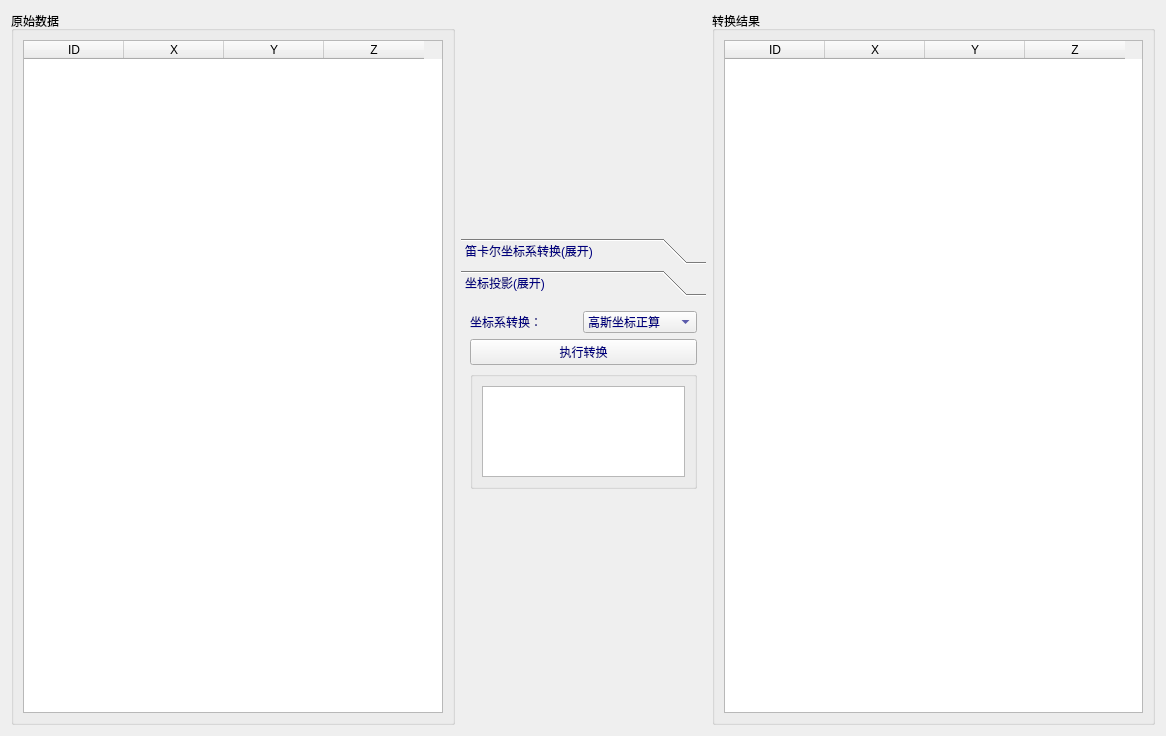
<?xml version="1.0" encoding="UTF-8"?>
<ui version="4.0">
 <class>Form</class>
 <widget class="QWidget" name="Form">
  <property name="geometry">
   <rect>
    <x>0</x>
    <y>0</y>
    <width>1166</width>
    <height>736</height>
   </rect>
  </property>
  <property name="windowTitle">
   <string>Form</string>
  </property>
  <property name="windowIcon">
   <iconset>
    <normaloff>../../source/icon/note.png</normaloff>../../source/icon/note.png</iconset>
  </property>
  <layout class="QHBoxLayout" name="horizontalLayout_3">
   <item>
    <widget class="QGroupBox" name="groupBox">
     <property name="title">
      <string>原始数据</string>
     </property>
     <layout class="QVBoxLayout" name="verticalLayout">
      <item>
       <widget class="QTableWidget" name="tableWidget_sourceCoor">
        <column>
         <property name="text">
          <string>ID</string>
         </property>
        </column>
        <column>
         <property name="text">
          <string>X</string>
         </property>
        </column>
        <column>
         <property name="text">
          <string>Y</string>
         </property>
        </column>
        <column>
         <property name="text">
          <string>Z</string>
         </property>
        </column>
       </widget>
      </item>
     </layout>
    </widget>
   </item>
   <item>
    <widget class="QToolBox" name="toolBox">
     <property name="maximumSize">
      <size>
       <width>245</width>
       <height>260</height>
      </size>
     </property>
     <property name="styleSheet">
      <string notr="true">color: rgb(0, 0, 127);
border-color: rgb(255, 255, 0);</string>
     </property>
     <property name="currentIndex">
      <number>1</number>
     </property>
     <widget class="QWidget" name="page">
      <property name="geometry">
       <rect>
        <x>0</x>
        <y>0</y>
        <width>252</width>
        <height>169</height>
       </rect>
      </property>
      <attribute name="icon">
       <iconset>
        <normaloff>../../source/icon/Bulldozer.png</normaloff>../../source/icon/Bulldozer.png</iconset>
      </attribute>
      <attribute name="label">
       <string>笛卡尔坐标系转换(展开)</string>
      </attribute>
      <layout class="QVBoxLayout" name="verticalLayout_5">
       <item>
        <widget class="QGroupBox" name="groupBox_3">
         <property name="maximumSize">
          <size>
           <width>230</width>
           <height>230</height>
          </size>
         </property>
         <property name="title">
          <string/>
         </property>
         <layout class="QVBoxLayout" name="verticalLayout_3">
          <item>
           <layout class="QHBoxLayout" name="horizontalLayout">
            <item>
             <widget class="QLabel" name="label">
              <property name="text">
               <string>坐标系转换：</string>
              </property>
             </widget>
            </item>
            <item>
             <widget class="QComboBox" name="comboBox_coorSystemTran">
              <item>
               <property name="text">
                <string>XYZ to BLH</string>
               </property>
              </item>
              <item>
               <property name="text">
                <string>XYZ to NEH</string>
               </property>
              </item>
              <item>
               <property name="text">
                <string>BLH to XYZ</string>
               </property>
              </item>
              <item>
               <property name="text">
                <string>BLH to NEH</string>
               </property>
              </item>
              <item>
               <property name="text">
                <string>NEH to BLH</string>
               </property>
              </item>
              <item>
               <property name="text">
                <string>NEH to XYZ</string>
               </property>
              </item>
             </widget>
            </item>
           </layout>
          </item>
          <item>
           <widget class="QPushButton" name="button_coorSystemTran">
            <property name="text">
             <string>执行转换</string>
            </property>
           </widget>
          </item>
         </layout>
        </widget>
       </item>
      </layout>
     </widget>
     <widget class="QWidget" name="page_2">
      <property name="geometry">
       <rect>
        <x>0</x>
        <y>0</y>
        <width>256</width>
        <height>198</height>
       </rect>
      </property>
      <attribute name="icon">
       <iconset>
        <normaloff>../../source/icon/Crawlercrane.png</normaloff>../../source/icon/Crawlercrane.png</iconset>
      </attribute>
      <attribute name="label">
       <string>坐标投影(展开)</string>
      </attribute>
      <layout class="QVBoxLayout" name="verticalLayout_6">
       <item>
        <layout class="QHBoxLayout" name="horizontalLayout_2">
         <item>
          <widget class="QLabel" name="label_2">
           <property name="text">
            <string>坐标系转换：</string>
           </property>
          </widget>
         </item>
         <item>
          <widget class="QComboBox" name="comboBox_coorProjection">
           <item>
            <property name="text">
             <string>高斯坐标正算</string>
            </property>
           </item>
           <item>
            <property name="text">
             <string>高斯坐标反算</string>
            </property>
           </item>
           <item>
            <property name="text">
             <string>横轴墨卡托投影</string>
            </property>
           </item>
           <item>
            <property name="text">
             <string>大地主题正算</string>
            </property>
           </item>
           <item>
            <property name="text">
             <string>大地主题反算</string>
            </property>
           </item>
          </widget>
         </item>
        </layout>
       </item>
       <item>
        <widget class="QPushButton" name="button_coorProjection">
         <property name="text">
          <string>执行转换</string>
         </property>
        </widget>
       </item>
       <item>
        <widget class="QGroupBox" name="groupBox_4">
         <property name="maximumSize">
          <size>
           <width>230</width>
           <height>230</height>
          </size>
         </property>
         <property name="title">
          <string/>
         </property>
         <layout class="QVBoxLayout" name="verticalLayout_4">
          <item>
           <widget class="QTextEdit" name="textEdit"/>
          </item>
         </layout>
        </widget>
       </item>
      </layout>
     </widget>
    </widget>
   </item>
   <item>
    <widget class="QGroupBox" name="groupBox_2">
     <property name="title">
      <string>转换结果</string>
     </property>
     <layout class="QVBoxLayout" name="verticalLayout_2">
      <item>
       <widget class="QTableWidget" name="tableWidget_result">
        <column>
         <property name="text">
          <string>ID</string>
         </property>
        </column>
        <column>
         <property name="text">
          <string>X</string>
         </property>
        </column>
        <column>
         <property name="text">
          <string>Y</string>
         </property>
        </column>
        <column>
         <property name="text">
          <string>Z</string>
         </property>
        </column>
       </widget>
      </item>
     </layout>
    </widget>
   </item>
  </layout>
 </widget>
 <resources/>
 <connections/>
</ui>
